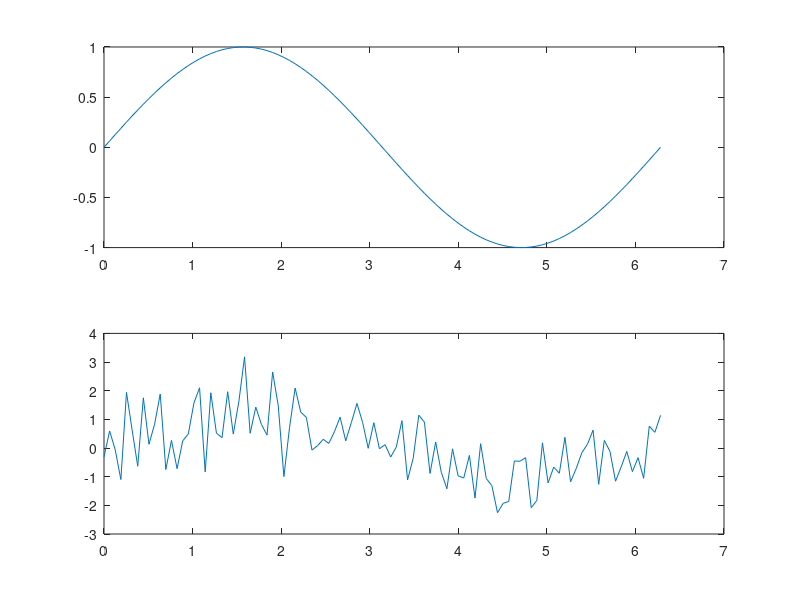

Reproduce this figure in MATLAB.
X = linspace(0, 2* pi,100);
Y = sin(X);
Z = Y + randn(1,100);
plot(X,Z);
plot(X,Z, '-', X,Y,'.');
plot(X,Y);
subplot(2,1,1);
plot(X,Y);
subplot(2,1,2);
plot(X,Z);